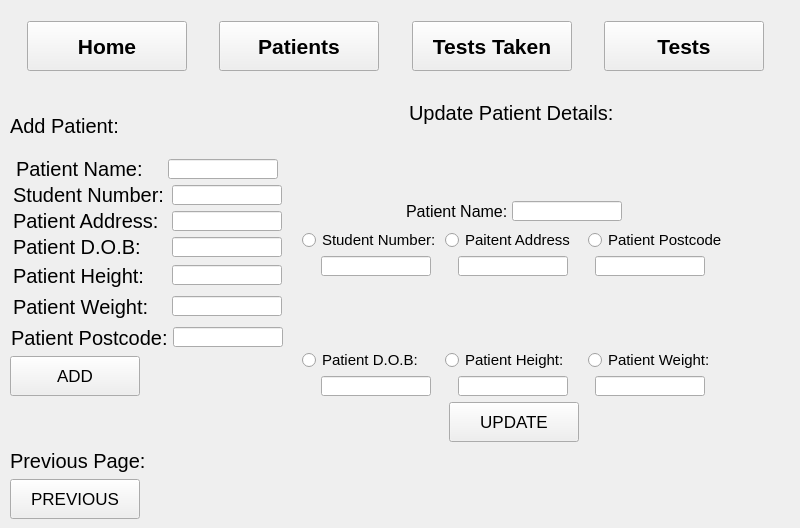
   <widget class="QWidget" name="Patients_2">
    <widget class="QWidget" name="layoutWidget_5">
     <property name="geometry">
      <rect>
       <x>0</x>
       <y>20</y>
       <width>791</width>
       <height>52</height>
      </rect>
     </property>
     <layout class="QHBoxLayout" name="horizontalLayout_14">
      <item>
       <spacer name="horizontalSpacer_27">
        <property name="orientation">
         <enum>Qt::Horizontal</enum>
        </property>
        <property name="sizeHint" stdset="0">
         <size>
          <width>40</width>
          <height>20</height>
         </size>
        </property>
       </spacer>
      </item>
      <item>
       <widget class="QPushButton" name="Home_Patient_2">
        <property name="minimumSize">
         <size>
          <width>160</width>
          <height>50</height>
         </size>
        </property>
        <property name="maximumSize">
         <size>
          <width>160</width>
          <height>50</height>
         </size>
        </property>
        <property name="font">
         <font>
          <pointsize>16</pointsize>
          <weight>75</weight>
          <bold>true</bold>
         </font>
        </property>
        <property name="text">
         <string>Home</string>
        </property>
       </widget>
      </item>
      <item>
       <spacer name="horizontalSpacer_28">
        <property name="orientation">
         <enum>Qt::Horizontal</enum>
        </property>
        <property name="sizeHint" stdset="0">
         <size>
          <width>40</width>
          <height>20</height>
         </size>
        </property>
       </spacer>
      </item>
      <item>
       <widget class="QPushButton" name="Patient_Patient_2">
        <property name="minimumSize">
         <size>
          <width>160</width>
          <height>50</height>
         </size>
        </property>
        <property name="maximumSize">
         <size>
          <width>160</width>
          <height>50</height>
         </size>
        </property>
        <property name="baseSize">
         <size>
          <width>160</width>
          <height>50</height>
         </size>
        </property>
        <property name="font">
         <font>
          <pointsize>16</pointsize>
          <weight>75</weight>
          <bold>true</bold>
         </font>
        </property>
        <property name="text">
         <string>Patients</string>
        </property>
       </widget>
      </item>
      <item>
       <spacer name="horizontalSpacer_29">
        <property name="orientation">
         <enum>Qt::Horizontal</enum>
        </property>
        <property name="sizeHint" stdset="0">
         <size>
          <width>40</width>
          <height>20</height>
         </size>
        </property>
       </spacer>
      </item>
      <item>
       <widget class="QPushButton" name="TestsTaken_Patient_2">
        <property name="minimumSize">
         <size>
          <width>160</width>
          <height>50</height>
         </size>
        </property>
        <property name="maximumSize">
         <size>
          <width>160</width>
          <height>50</height>
         </size>
        </property>
        <property name="font">
         <font>
          <pointsize>16</pointsize>
          <weight>75</weight>
          <bold>true</bold>
         </font>
        </property>
        <property name="text">
         <string>Tests Taken</string>
        </property>
       </widget>
      </item>
      <item>
       <spacer name="horizontalSpacer_30">
        <property name="orientation">
         <enum>Qt::Horizontal</enum>
        </property>
        <property name="sizeHint" stdset="0">
         <size>
          <width>40</width>
          <height>20</height>
         </size>
        </property>
       </spacer>
      </item>
      <item>
       <widget class="QPushButton" name="Tests_Patient_2">
        <property name="minimumSize">
         <size>
          <width>160</width>
          <height>50</height>
         </size>
        </property>
        <property name="maximumSize">
         <size>
          <width>160</width>
          <height>50</height>
         </size>
        </property>
        <property name="font">
         <font>
          <pointsize>16</pointsize>
          <weight>75</weight>
          <bold>true</bold>
         </font>
        </property>
        <property name="text">
         <string>Tests</string>
        </property>
       </widget>
      </item>
      <item>
       <spacer name="horizontalSpacer_31">
        <property name="orientation">
         <enum>Qt::Horizontal</enum>
        </property>
        <property name="sizeHint" stdset="0">
         <size>
          <width>40</width>
          <height>20</height>
         </size>
        </property>
       </spacer>
      </item>
     </layout>
    </widget>
    <widget class="QWidget" name="layoutWidget">
     <property name="geometry">
      <rect>
       <x>10</x>
       <y>100</y>
       <width>275</width>
       <height>419</height>
      </rect>
     </property>
     <layout class="QVBoxLayout" name="verticalLayout_10">
      <item>
       <layout class="QHBoxLayout" name="horizontalLayout_36">
        <item>
         <widget class="QLabel" name="label_16">
          <property name="minimumSize">
           <size>
            <width>170</width>
            <height>16</height>
           </size>
          </property>
          <property name="maximumSize">
           <size>
            <width>170</width>
            <height>16</height>
           </size>
          </property>
          <property name="font">
           <font>
            <pointsize>15</pointsize>
           </font>
          </property>
          <property name="text">
           <string>Add Patient:</string>
          </property>
         </widget>
        </item>
        <item>
         <widget class="QLabel" name="label_41">
          <property name="text">
           <string/>
          </property>
         </widget>
        </item>
       </layout>
      </item>
      <item>
       <layout class="QHBoxLayout" name="horizontalLayout_20">
        <item>
         <widget class="QLabel" name="label_17">
          <property name="minimumSize">
           <size>
            <width>140</width>
            <height>16</height>
           </size>
          </property>
          <property name="maximumSize">
           <size>
            <width>140</width>
            <height>16</height>
           </size>
          </property>
          <property name="font">
           <font>
            <pointsize>15</pointsize>
           </font>
          </property>
          <property name="text">
           <string>Patient Name:</string>
          </property>
         </widget>
        </item>
        <item>
         <widget class="QLineEdit" name="Add_Patient_Name">
          <property name="minimumSize">
           <size>
            <width>110</width>
            <height>20</height>
           </size>
          </property>
          <property name="maximumSize">
           <size>
            <width>110</width>
            <height>20</height>
           </size>
          </property>
         </widget>
        </item>
       </layout>
      </item>
      <item>
       <layout class="QHBoxLayout" name="horizontalLayout_19">
        <item>
         <widget class="QLabel" name="label_18">
          <property name="minimumSize">
           <size>
            <width>150</width>
            <height>16</height>
           </size>
          </property>
          <property name="maximumSize">
           <size>
            <width>150</width>
            <height>16</height>
           </size>
          </property>
          <property name="font">
           <font>
            <pointsize>15</pointsize>
           </font>
          </property>
          <property name="text">
           <string>Student Number:</string>
          </property>
         </widget>
        </item>
        <item>
         <widget class="QLineEdit" name="Add_Patient_Student_Number">
          <property name="minimumSize">
           <size>
            <width>110</width>
            <height>20</height>
           </size>
          </property>
          <property name="maximumSize">
           <size>
            <width>110</width>
            <height>20</height>
           </size>
          </property>
         </widget>
        </item>
       </layout>
      </item>
      <item>
       <layout class="QHBoxLayout" name="horizontalLayout_18">
        <item>
         <widget class="QLabel" name="label_19">
          <property name="minimumSize">
           <size>
            <width>150</width>
            <height>16</height>
           </size>
          </property>
          <property name="maximumSize">
           <size>
            <width>150</width>
            <height>16</height>
           </size>
          </property>
          <property name="font">
           <font>
            <pointsize>15</pointsize>
           </font>
          </property>
          <property name="text">
           <string>Patient Address:</string>
          </property>
         </widget>
        </item>
        <item>
         <widget class="QLineEdit" name="Add_Patient_Address">
          <property name="minimumSize">
           <size>
            <width>110</width>
            <height>20</height>
           </size>
          </property>
          <property name="maximumSize">
           <size>
            <width>110</width>
            <height>20</height>
           </size>
          </property>
         </widget>
        </item>
       </layout>
      </item>
      <item>
       <layout class="QHBoxLayout" name="horizontalLayout_17">
        <item>
         <widget class="QLabel" name="label_20">
          <property name="minimumSize">
           <size>
            <width>150</width>
            <height>16</height>
           </size>
          </property>
          <property name="maximumSize">
           <size>
            <width>150</width>
            <height>16</height>
           </size>
          </property>
          <property name="font">
           <font>
            <pointsize>15</pointsize>
           </font>
          </property>
          <property name="text">
           <string>Patient D.O.B:</string>
          </property>
         </widget>
        </item>
        <item>
         <widget class="QLineEdit" name="Add_Patient_DOB">
          <property name="minimumSize">
           <size>
            <width>110</width>
            <height>20</height>
           </size>
          </property>
          <property name="maximumSize">
           <size>
            <width>110</width>
            <height>20</height>
           </size>
          </property>
         </widget>
        </item>
       </layout>
      </item>
      <item>
       <layout class="QHBoxLayout" name="horizontalLayout_16">
        <item>
         <widget class="QLabel" name="label_21">
          <property name="minimumSize">
           <size>
            <width>150</width>
            <height>25</height>
           </size>
          </property>
          <property name="maximumSize">
           <size>
            <width>150</width>
            <height>25</height>
           </size>
          </property>
          <property name="font">
           <font>
            <pointsize>15</pointsize>
           </font>
          </property>
          <property name="text">
           <string>Patient Height:</string>
          </property>
         </widget>
        </item>
        <item>
         <widget class="QLineEdit" name="Add_Patient_Height">
          <property name="minimumSize">
           <size>
            <width>110</width>
            <height>20</height>
           </size>
          </property>
          <property name="maximumSize">
           <size>
            <width>110</width>
            <height>20</height>
           </size>
          </property>
         </widget>
        </item>
       </layout>
      </item>
      <item>
       <layout class="QHBoxLayout" name="horizontalLayout_15">
        <item>
         <widget class="QLabel" name="label_22">
          <property name="minimumSize">
           <size>
            <width>150</width>
            <height>25</height>
           </size>
          </property>
          <property name="maximumSize">
           <size>
            <width>150</width>
            <height>25</height>
           </size>
          </property>
          <property name="font">
           <font>
            <pointsize>15</pointsize>
           </font>
          </property>
          <property name="text">
           <string>Patient Weight:</string>
          </property>
         </widget>
        </item>
        <item>
         <widget class="QLineEdit" name="Add_Patient_Weight">
          <property name="minimumSize">
           <size>
            <width>110</width>
            <height>20</height>
           </size>
          </property>
          <property name="maximumSize">
           <size>
            <width>110</width>
            <height>20</height>
           </size>
          </property>
         </widget>
        </item>
       </layout>
      </item>
      <item>
       <layout class="QHBoxLayout" name="horizontalLayout_43">
        <item>
         <widget class="QLabel" name="label_38">
          <property name="minimumSize">
           <size>
            <width>155</width>
            <height>25</height>
           </size>
          </property>
          <property name="maximumSize">
           <size>
            <width>155</width>
            <height>25</height>
           </size>
          </property>
          <property name="font">
           <font>
            <pointsize>15</pointsize>
           </font>
          </property>
          <property name="text">
           <string>Patient Postcode:</string>
          </property>
         </widget>
        </item>
        <item>
         <widget class="QLineEdit" name="Add_Patient_Postcode">
          <property name="minimumSize">
           <size>
            <width>110</width>
            <height>20</height>
           </size>
          </property>
          <property name="maximumSize">
           <size>
            <width>110</width>
            <height>20</height>
           </size>
          </property>
         </widget>
        </item>
       </layout>
      </item>
      <item>
       <widget class="QPushButton" name="Add_Patient_Button">
        <property name="minimumSize">
         <size>
          <width>130</width>
          <height>40</height>
         </size>
        </property>
        <property name="maximumSize">
         <size>
          <width>130</width>
          <height>40</height>
         </size>
        </property>
        <property name="font">
         <font>
          <pointsize>13</pointsize>
         </font>
        </property>
        <property name="text">
         <string>ADD</string>
        </property>
       </widget>
      </item>
      <item>
       <widget class="QLabel" name="Add_Patient_Confirm">
        <property name="minimumSize">
         <size>
          <width>230</width>
          <height>40</height>
         </size>
        </property>
        <property name="maximumSize">
         <size>
          <width>230</width>
          <height>40</height>
         </size>
        </property>
        <property name="font">
         <font>
          <pointsize>11</pointsize>
         </font>
        </property>
        <property name="text">
         <string/>
        </property>
       </widget>
      </item>
      <item>
       <layout class="QVBoxLayout" name="verticalLayout_30">
        <item>
         <widget class="QLabel" name="label_24">
          <property name="minimumSize">
           <size>
            <width>170</width>
            <height>25</height>
           </size>
          </property>
          <property name="maximumSize">
           <size>
            <width>170</width>
            <height>25</height>
           </size>
          </property>
          <property name="font">
           <font>
            <pointsize>15</pointsize>
           </font>
          </property>
          <property name="text">
           <string>Previous Page:</string>
          </property>
         </widget>
        </item>
        <item>
         <widget class="QPushButton" name="Previous_Page_Patients">
          <property name="minimumSize">
           <size>
            <width>130</width>
            <height>40</height>
           </size>
          </property>
          <property name="maximumSize">
           <size>
            <width>130</width>
            <height>40</height>
           </size>
          </property>
          <property name="font">
           <font>
            <pointsize>13</pointsize>
           </font>
          </property>
          <property name="text">
           <string>PREVIOUS</string>
          </property>
         </widget>
        </item>
       </layout>
      </item>
     </layout>
    </widget>
    <widget class="QWidget" name="layoutWidget">
     <property name="geometry">
      <rect>
       <x>300</x>
       <y>100</y>
       <width>427</width>
       <height>388</height>
      </rect>
     </property>
     <layout class="QVBoxLayout" name="verticalLayout_15">
      <item>
       <layout class="QVBoxLayout" name="verticalLayout_14">
        <item>
         <layout class="QVBoxLayout" name="verticalLayout_13">
          <item>
           <layout class="QHBoxLayout" name="horizontalLayout_26">
            <item>
             <spacer name="horizontalSpacer_34">
              <property name="orientation">
               <enum>Qt::Horizontal</enum>
              </property>
              <property name="sizeHint" stdset="0">
               <size>
                <width>40</width>
                <height>20</height>
               </size>
              </property>
             </spacer>
            </item>
            <item>
             <widget class="QLabel" name="label_23">
              <property name="minimumSize">
               <size>
                <width>210</width>
                <height>25</height>
               </size>
              </property>
              <property name="maximumSize">
               <size>
                <width>210</width>
                <height>25</height>
               </size>
              </property>
              <property name="font">
               <font>
                <pointsize>15</pointsize>
               </font>
              </property>
              <property name="text">
               <string>Update Patient Details:</string>
              </property>
             </widget>
            </item>
            <item>
             <spacer name="horizontalSpacer_35">
              <property name="orientation">
               <enum>Qt::Horizontal</enum>
              </property>
              <property name="sizeHint" stdset="0">
               <size>
                <width>40</width>
                <height>20</height>
               </size>
              </property>
             </spacer>
            </item>
           </layout>
          </item>
          <item>
           <spacer name="verticalSpacer_7">
            <property name="orientation">
             <enum>Qt::Vertical</enum>
            </property>
            <property name="sizeHint" stdset="0">
             <size>
              <width>20</width>
              <height>40</height>
             </size>
            </property>
           </spacer>
          </item>
          <item>
           <layout class="QHBoxLayout" name="horizontalLayout_44">
            <item>
             <spacer name="horizontalSpacer_45">
              <property name="orientation">
               <enum>Qt::Horizontal</enum>
              </property>
              <property name="sizeHint" stdset="0">
               <size>
                <width>40</width>
                <height>20</height>
               </size>
              </property>
             </spacer>
            </item>
            <item>
             <layout class="QHBoxLayout" name="horizontalLayout_46">
              <item>
               <widget class="QLabel" name="label_39">
                <property name="minimumSize">
                 <size>
                  <width>100</width>
                  <height>25</height>
                 </size>
                </property>
                <property name="maximumSize">
                 <size>
                  <width>100</width>
                  <height>25</height>
                 </size>
                </property>
                <property name="font">
                 <font>
                  <pointsize>12</pointsize>
                 </font>
                </property>
                <property name="text">
                 <string>Patient Name:</string>
                </property>
               </widget>
              </item>
              <item>
               <widget class="QLineEdit" name="Update_Patient_Name">
                <property name="minimumSize">
                 <size>
                  <width>110</width>
                  <height>20</height>
                 </size>
                </property>
                <property name="maximumSize">
                 <size>
                  <width>110</width>
                  <height>20</height>
                 </size>
                </property>
               </widget>
              </item>
             </layout>
            </item>
            <item>
             <spacer name="horizontalSpacer_46">
              <property name="orientation">
               <enum>Qt::Horizontal</enum>
              </property>
              <property name="sizeHint" stdset="0">
               <size>
                <width>40</width>
                <height>20</height>
               </size>
              </property>
             </spacer>
            </item>
           </layout>
          </item>
          <item>
           <layout class="QVBoxLayout" name="verticalLayout_12">
            <item>
             <layout class="QHBoxLayout" name="horizontalLayout_21">
              <item>
               <widget class="QRadioButton" name="Student_Number_Radio">
                <property name="minimumSize">
                 <size>
                  <width>135</width>
                  <height>20</height>
                 </size>
                </property>
                <property name="maximumSize">
                 <size>
                  <width>135</width>
                  <height>20</height>
                 </size>
                </property>
                <property name="font">
                 <font>
                  <pointsize>11</pointsize>
                 </font>
                </property>
                <property name="text">
                 <string>Student Number:</string>
                </property>
               </widget>
              </item>
              <item>
               <widget class="QRadioButton" name="Patient_Address_Radio_2">
                <property name="minimumSize">
                 <size>
                  <width>135</width>
                  <height>20</height>
                 </size>
                </property>
                <property name="maximumSize">
                 <size>
                  <width>135</width>
                  <height>20</height>
                 </size>
                </property>
                <property name="font">
                 <font>
                  <pointsize>11</pointsize>
                 </font>
                </property>
                <property name="text">
                 <string>Paitent Address</string>
                </property>
               </widget>
              </item>
              <item>
               <widget class="QRadioButton" name="Patient_Postcode_Radio">
                <property name="minimumSize">
                 <size>
                  <width>135</width>
                  <height>20</height>
                 </size>
                </property>
                <property name="maximumSize">
                 <size>
                  <width>135</width>
                  <height>20</height>
                 </size>
                </property>
                <property name="font">
                 <font>
                  <pointsize>11</pointsize>
                 </font>
                </property>
                <property name="text">
                 <string>Patient Postcode</string>
                </property>
               </widget>
              </item>
             </layout>
            </item>
            <item>
             <layout class="QHBoxLayout" name="horizontalLayout_24">
              <item>
               <widget class="QLineEdit" name="Update_Patient_Student_Number">
                <property name="minimumSize">
                 <size>
                  <width>110</width>
                  <height>20</height>
                 </size>
                </property>
                <property name="maximumSize">
                 <size>
                  <width>110</width>
                  <height>20</height>
                 </size>
                </property>
               </widget>
              </item>
              <item>
               <widget class="QLineEdit" name="Update_Patient_Address_2">
                <property name="minimumSize">
                 <size>
                  <width>110</width>
                  <height>20</height>
                 </size>
                </property>
                <property name="maximumSize">
                 <size>
                  <width>110</width>
                  <height>20</height>
                 </size>
                </property>
               </widget>
              </item>
              <item>
               <widget class="QLineEdit" name="Update_Patient_Postcode">
                <property name="minimumSize">
                 <size>
                  <width>110</width>
                  <height>20</height>
                 </size>
                </property>
                <property name="maximumSize">
                 <size>
                  <width>110</width>
                  <height>20</height>
                 </size>
                </property>
               </widget>
              </item>
             </layout>
            </item>
           </layout>
          </item>
          <item>
           <spacer name="verticalSpacer_6">
            <property name="orientation">
             <enum>Qt::Vertical</enum>
            </property>
            <property name="sizeHint" stdset="0">
             <size>
              <width>20</width>
              <height>40</height>
             </size>
            </property>
           </spacer>
          </item>
          <item>
           <layout class="QVBoxLayout" name="verticalLayout_11">
            <item>
             <layout class="QHBoxLayout" name="horizontalLayout_22">
              <item>
               <widget class="QRadioButton" name="Patient_DOB_Radio">
                <property name="minimumSize">
                 <size>
                  <width>135</width>
                  <height>20</height>
                 </size>
                </property>
                <property name="maximumSize">
                 <size>
                  <width>135</width>
                  <height>20</height>
                 </size>
                </property>
                <property name="font">
                 <font>
                  <pointsize>11</pointsize>
                 </font>
                </property>
                <property name="text">
                 <string>Patient D.O.B:</string>
                </property>
               </widget>
              </item>
              <item>
               <widget class="QRadioButton" name="Patient_Height_Radio">
                <property name="minimumSize">
                 <size>
                  <width>135</width>
                  <height>20</height>
                 </size>
                </property>
                <property name="maximumSize">
                 <size>
                  <width>135</width>
                  <height>20</height>
                 </size>
                </property>
                <property name="font">
                 <font>
                  <pointsize>11</pointsize>
                 </font>
                </property>
                <property name="text">
                 <string>Patient Height:</string>
                </property>
               </widget>
              </item>
              <item>
               <widget class="QRadioButton" name="Patient_Weight_Radio">
                <property name="minimumSize">
                 <size>
                  <width>135</width>
                  <height>20</height>
                 </size>
                </property>
                <property name="maximumSize">
                 <size>
                  <width>135</width>
                  <height>20</height>
                 </size>
                </property>
                <property name="font">
                 <font>
                  <pointsize>11</pointsize>
                 </font>
                </property>
                <property name="text">
                 <string>Patient Weight:</string>
                </property>
               </widget>
              </item>
             </layout>
            </item>
            <item>
             <layout class="QHBoxLayout" name="horizontalLayout_23">
              <item>
               <widget class="QLineEdit" name="Update_Patient_DOB">
                <property name="minimumSize">
                 <size>
                  <width>110</width>
                  <height>20</height>
                 </size>
                </property>
                <property name="maximumSize">
                 <size>
                  <width>110</width>
                  <height>20</height>
                 </size>
                </property>
               </widget>
              </item>
              <item>
               <widget class="QLineEdit" name="Update_Patient_Height">
                <property name="minimumSize">
                 <size>
                  <width>110</width>
                  <height>20</height>
                 </size>
                </property>
                <property name="maximumSize">
                 <size>
                  <width>110</width>
                  <height>20</height>
                 </size>
                </property>
               </widget>
              </item>
              <item>
               <widget class="QLineEdit" name="Update_Patient_Weight">
                <property name="minimumSize">
                 <size>
                  <width>110</width>
                  <height>20</height>
                 </size>
                </property>
                <property name="maximumSize">
                 <size>
                  <width>110</width>
                  <height>20</height>
                 </size>
                </property>
               </widget>
              </item>
             </layout>
            </item>
           </layout>
          </item>
          <item>
           <layout class="QHBoxLayout" name="horizontalLayout_25">
            <item>
             <spacer name="horizontalSpacer_32">
              <property name="orientation">
               <enum>Qt::Horizontal</enum>
              </property>
              <property name="sizeHint" stdset="0">
               <size>
                <width>40</width>
                <height>20</height>
               </size>
              </property>
             </spacer>
            </item>
            <item>
             <widget class="QPushButton" name="Update_Patient_Button">
              <property name="minimumSize">
               <size>
                <width>130</width>
                <height>40</height>
               </size>
              </property>
              <property name="maximumSize">
               <size>
                <width>130</width>
                <height>40</height>
               </size>
              </property>
              <property name="font">
               <font>
                <pointsize>13</pointsize>
               </font>
              </property>
              <property name="text">
               <string>UPDATE</string>
              </property>
             </widget>
            </item>
            <item>
             <spacer name="horizontalSpacer_33">
              <property name="orientation">
               <enum>Qt::Horizontal</enum>
              </property>
              <property name="sizeHint" stdset="0">
               <size>
                <width>40</width>
                <height>20</height>
               </size>
              </property>
             </spacer>
            </item>
           </layout>
          </item>
         </layout>
        </item>
        <item>
         <widget class="QLabel" name="Update_Patient_Confirm">
          <property name="minimumSize">
           <size>
            <width>230</width>
            <height>40</height>
           </size>
          </property>
          <property name="maximumSize">
           <size>
            <width>230</width>
            <height>40</height>
           </size>
          </property>
          <property name="font">
           <font>
            <pointsize>11</pointsize>
           </font>
          </property>
          <property name="text">
           <string/>
          </property>
         </widget>
        </item>
       </layout>
      </item>
     </layout>
    </widget>
   </widget>
